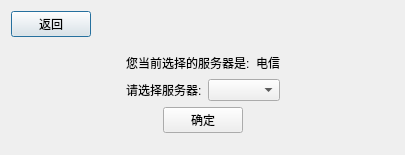
<?xml version="1.0" encoding="UTF-8"?>
<ui version="4.0">
 <class>fuwuqi</class>
 <widget class="QDialog" name="fuwuqi">
  <property name="geometry">
   <rect>
    <x>0</x>
    <y>0</y>
    <width>403</width>
    <height>155</height>
   </rect>
  </property>
  <property name="windowTitle">
   <string>Form</string>
  </property>
  <layout class="QGridLayout" name="gridLayout">
   <item row="0" column="0">
    <layout class="QVBoxLayout" name="verticalLayout">
     <item>
      <layout class="QHBoxLayout" name="horizontalLayout_4">
       <item>
        <widget class="QPushButton" name="returnBtn">
         <property name="text">
          <string>返回</string>
         </property>
        </widget>
       </item>
       <item>
        <spacer name="horizontalSpacer_5">
         <property name="orientation">
          <enum>Qt::Horizontal</enum>
         </property>
         <property name="sizeHint" stdset="0">
          <size>
           <width>298</width>
           <height>20</height>
          </size>
         </property>
        </spacer>
       </item>
      </layout>
     </item>
     <item>
      <spacer name="verticalSpacer">
       <property name="orientation">
        <enum>Qt::Vertical</enum>
       </property>
       <property name="sizeHint" stdset="0">
        <size>
         <width>383</width>
         <height>55</height>
        </size>
       </property>
      </spacer>
     </item>
     <item>
      <layout class="QHBoxLayout" name="horizontalLayout">
       <item>
        <spacer name="horizontalSpacer_3">
         <property name="orientation">
          <enum>Qt::Horizontal</enum>
         </property>
         <property name="sizeHint" stdset="0">
          <size>
           <width>38</width>
           <height>20</height>
          </size>
         </property>
        </spacer>
       </item>
       <item>
        <widget class="QLabel" name="label">
         <property name="text">
          <string>您当前选择的服务器是:</string>
         </property>
        </widget>
       </item>
       <item>
        <widget class="QLabel" name="severshowLabel">
         <property name="text">
          <string>电信</string>
         </property>
        </widget>
       </item>
       <item>
        <spacer name="horizontalSpacer_4">
         <property name="orientation">
          <enum>Qt::Horizontal</enum>
         </property>
         <property name="sizeHint" stdset="0">
          <size>
           <width>68</width>
           <height>20</height>
          </size>
         </property>
        </spacer>
       </item>
      </layout>
     </item>
     <item>
      <layout class="QHBoxLayout" name="horizontalLayout_2">
       <item>
        <spacer name="horizontalSpacer">
         <property name="orientation">
          <enum>Qt::Horizontal</enum>
         </property>
         <property name="sizeHint" stdset="0">
          <size>
           <width>58</width>
           <height>20</height>
          </size>
         </property>
        </spacer>
       </item>
       <item>
        <widget class="QLabel" name="label_3">
         <property name="text">
          <string>请选择服务器:</string>
         </property>
        </widget>
       </item>
       <item>
        <widget class="QComboBox" name="severcomboBox"/>
       </item>
       <item>
        <spacer name="horizontalSpacer_2">
         <property name="orientation">
          <enum>Qt::Horizontal</enum>
         </property>
         <property name="sizeHint" stdset="0">
          <size>
           <width>58</width>
           <height>20</height>
          </size>
         </property>
        </spacer>
       </item>
      </layout>
     </item>
     <item>
      <layout class="QHBoxLayout" name="horizontalLayout_3">
       <item>
        <spacer name="horizontalSpacer_6">
         <property name="orientation">
          <enum>Qt::Horizontal</enum>
         </property>
         <property name="sizeHint" stdset="0">
          <size>
           <width>128</width>
           <height>20</height>
          </size>
         </property>
        </spacer>
       </item>
       <item>
        <widget class="QPushButton" name="okBtn">
         <property name="text">
          <string>确定</string>
         </property>
        </widget>
       </item>
       <item>
        <spacer name="horizontalSpacer_7">
         <property name="orientation">
          <enum>Qt::Horizontal</enum>
         </property>
         <property name="sizeHint" stdset="0">
          <size>
           <width>128</width>
           <height>20</height>
          </size>
         </property>
        </spacer>
       </item>
      </layout>
     </item>
     <item>
      <spacer name="verticalSpacer_2">
       <property name="orientation">
        <enum>Qt::Vertical</enum>
       </property>
       <property name="sizeHint" stdset="0">
        <size>
         <width>383</width>
         <height>55</height>
        </size>
       </property>
      </spacer>
     </item>
    </layout>
   </item>
  </layout>
 </widget>
 <resources/>
 <connections>
  <connection>
   <sender>returnBtn</sender>
   <signal>clicked()</signal>
   <receiver>fuwuqi</receiver>
   <slot>OnReturn()</slot>
   <hints>
    <hint type="sourcelabel">
     <x>82</x>
     <y>31</y>
    </hint>
    <hint type="destinationlabel">
     <x>143</x>
     <y>9</y>
    </hint>
   </hints>
  </connection>
  <connection>
   <sender>okBtn</sender>
   <signal>clicked()</signal>
   <receiver>fuwuqi</receiver>
   <slot>OnOK()</slot>
   <hints>
    <hint type="sourcelabel">
     <x>203</x>
     <y>188</y>
    </hint>
    <hint type="destinationlabel">
     <x>392</x>
     <y>230</y>
    </hint>
   </hints>
  </connection>
 </connections>
 <slots>
  <slot>OnReturn()</slot>
  <slot>OnOK()</slot>
 </slots>
</ui>
